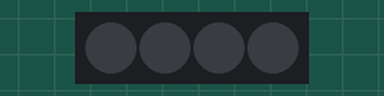
A program run on a simulated BBC micro:bit running MicroPython. Shown: 4 RGB LEDs in strip order, left to right. Dim RGB values are drawn brighter than linear.

Above: at 0.15 s.
At 20.87 s:
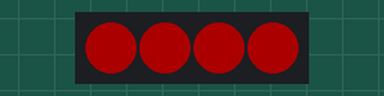
At 39.8 s:
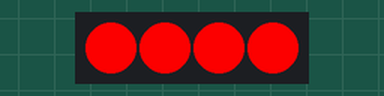
Timing chart, 0 to 40.0 s (numbered marks = the images above):
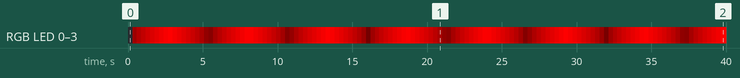

Measured:
- by itself, RGB LED 0–3: off → RGB(29, 0, 0) at 0.30 s, → RGB(58, 0, 0) 0.30 s later, → RGB(87, 0, 0) 0.30 s later, → RGB(116, 0, 0) 0.30 s later, … (133 changes in this stretch)

The program:

spiderbit_RGB_breath.py
```python
from microbit import sleep, pin12
import neopixel

np = neopixel.NeoPixel(pin12, 4)
while True:
    for i in range(256):
        for j in range(4):
            np[j] = (i, 0, 0)
        np.show()
        sleep(10)
    for i in range(256):
        for j in range(4):
            np[j] = (255 - i, 0, 0)
        np.show()
        sleep(10)
```
